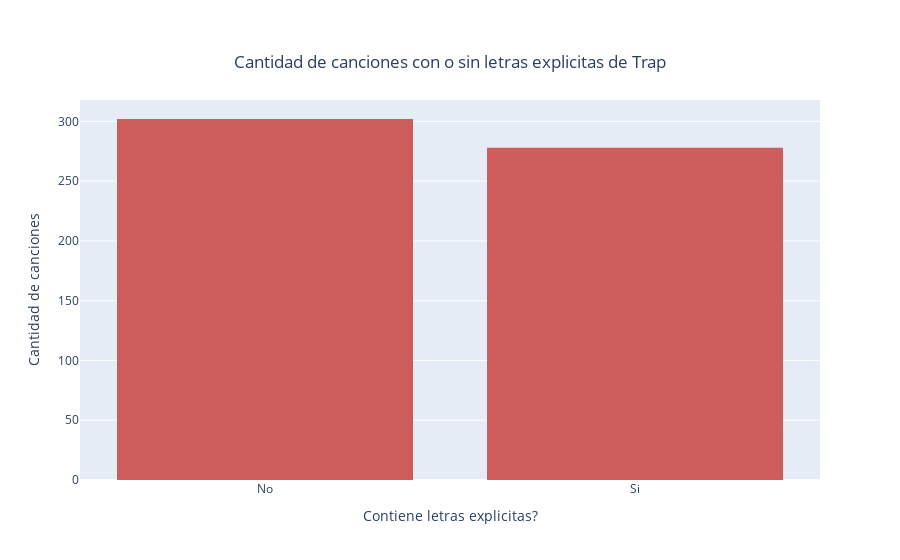

The cell this chart's notebook holds for it:
### Code cell
fig = ply.histogram(df1['explicit'].replace({False: 'No', True: 'Si'}), x = 'explicit', title='Canciones por año', color_discrete_sequence=['indianred'], labels={'explicit': 'Explicita', '0': 'No'})
fig.update_layout(title={
        'text': "Cantidad de canciones con o sin letras explicitas de " + str(genero_1),
        'y':0.9,
        'x':0.5,
        'xanchor': 'center',
        'yanchor': 'top'})
fig.update_xaxes(title_text = 'Contiene letras explicitas?')
fig.update_yaxes(title_text = 'Cantidad de canciones')
fig.show()

### Figure 1 — Plotly figure (JSON) as saved in the notebook; plotly's stock layout.template omitted (floating-point values rounded to 4 significant figures; data arrays with more than 128 entries replaced by an {"elided": "..."} marker saying what was removed)
{"data": [{"alignmentgroup": "True", "bingroup": "x", "hovertemplate": "Explicita=%{x}<br>count=%{y}<extra></extra>", "legendgroup": "", "marker": {"color": "indianred", "pattern": {"shape": ""}}, "name": "", "offsetgroup": "", "orientation": "v", "showlegend": false, "type": "histogram", "x": {"elided": "580 str values"}, "xaxis": "x", "yaxis": "y"}], "layout": {"barmode": "relative", "legend": {"tracegroupgap": 0}, "title": {"text": "Cantidad de canciones con o sin letras explicitas de Trap", "x": 0.5, "xanchor": "center", "y": 0.9, "yanchor": "top"}, "xaxis": {"anchor": "y", "domain": [0, 1], "title": {"text": "Contiene letras explicitas?"}}, "yaxis": {"anchor": "x", "domain": [0, 1], "title": {"text": "Cantidad de canciones"}}}}
